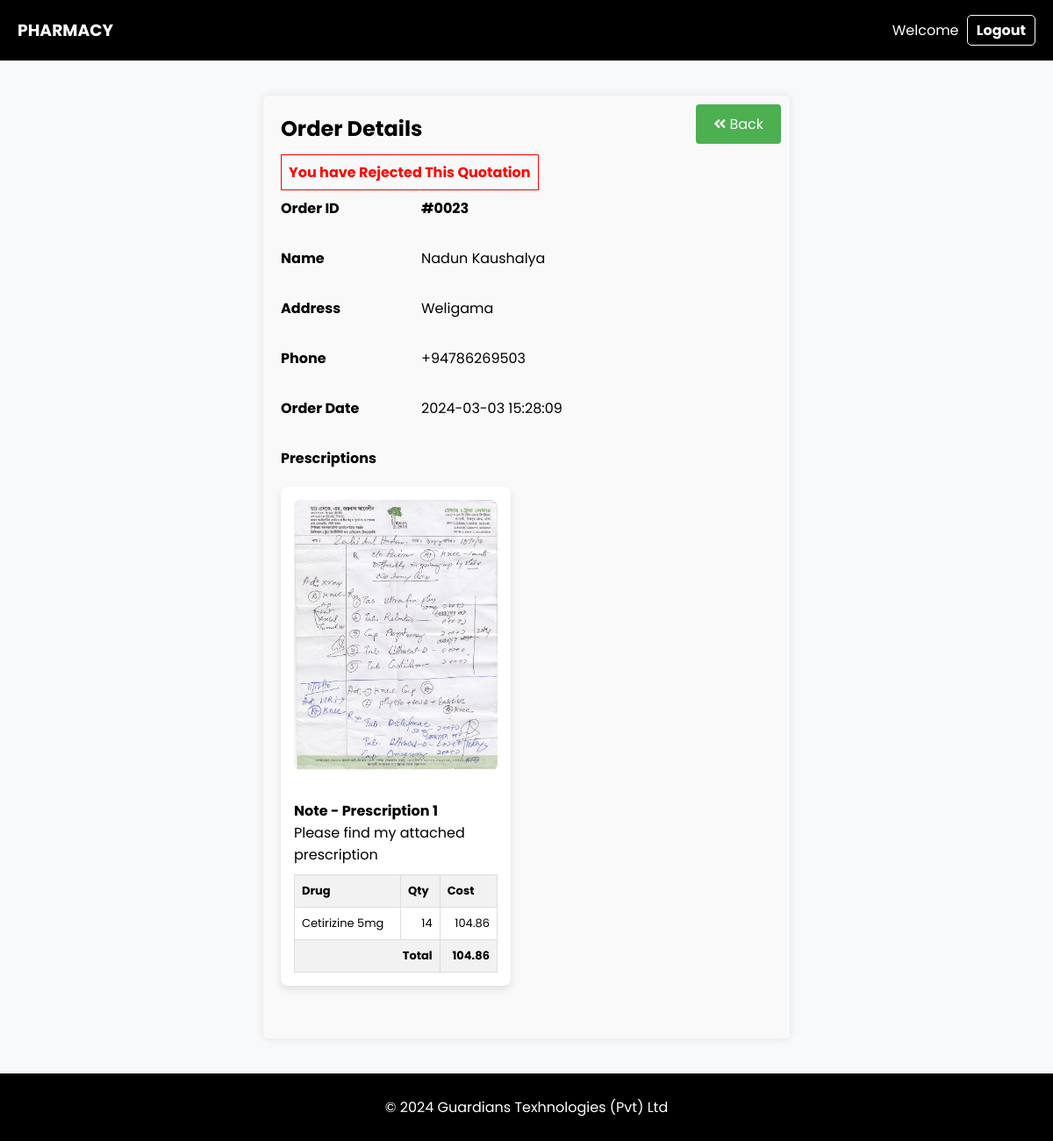
/customer/order_details.php?id=23, run on the app's committed database.
### tables this page shows
CREATE TABLE `orders` (
  `order_id` int(11) NOT NULL,
  `fullname` varchar(255) DEFAULT NULL,
  `address` varchar(255) DEFAULT NULL,
  `phone` varchar(20) DEFAULT NULL,
  `order_by` varchar(255) DEFAULT NULL,
  `order_date` timestamp NOT NULL DEFAULT current_timestamp(),
  `status` varchar(10) DEFAULT NULL,
  `img1` varchar(255) DEFAULT NULL,
  `img2` varchar(255) DEFAULT NULL,
  `img3` varchar(255) DEFAULT NULL,
  `img4` varchar(255) DEFAULT NULL,
  `img5` varchar(255) DEFAULT NULL,
  `note1` varchar(255) DEFAULT NULL,
  `note2` varchar(255) DEFAULT NULL,
  `note3` varchar(255) DEFAULT NULL,
  `note4` varchar(255) DEFAULT NULL,
  `note5` varchar(255) DEFAULT NULL,
  `pres_number` int(11) NOT NULL,
  `email_status` tinyint(1) NOT NULL
);

CREATE TABLE `order_detail` (
  `id` int(11) NOT NULL,
  `order_id` int(11) NOT NULL,
  `prescription` int(11) NOT NULL,
  `drug` int(50) NOT NULL,
  `quantity` int(100) NOT NULL,
  `cost` decimal(10,2) NOT NULL,
  `added_by` varchar(50) NOT NULL,
  `added_date` datetime DEFAULT NULL
);

CREATE TABLE `drugs` (
  `drug_id` int(11) NOT NULL,
  `drug_name` varchar(255) NOT NULL,
  `price` decimal(10,2) NOT NULL
);

### customer/order_details.php (the view, shortened to what this page needs)
<?php
    require '../config/dbconfig.php';
?>
<!DOCTYPE html>
<html lang="en">
<head>
    <link rel="stylesheet" href="style.css">
    <link href="https://cdnjs.cloudflare.com/ajax/libs/font-awesome/5.15.4/css/all.min.css" rel="stylesheet">
</head>
<body>
<?php
    require 'header.php';
?>
    <div class="container-order-details">
        <?php
        $orderID = $_GET['id'];
        $sql = "SELECT `order_id`, `fullname`, `address`, `phone`, `order_date`, `status`, `img1`, `img2`, `img3`, `img4`, `img5`, `note1`, `note2`, `note3`, `note4`, `note5` FROM `orders` WHERE order_id = $orderID";
        $result = $conn->query($sql);
        if ($result->num_rows > 0) {
            $row = $result->fetch_assoc();
            $orderID = str_pad($row["order_id"], 4, '0', STR_PAD_LEFT);
            $status = $row['status'];
            ?>
            <div class="order-details">
                <div class="backbtn"><a href="profile.php"><i class="fas fa-angle-double-left"></i> Back</a></div>
                <h2 style="margin-top: 0px;">Order Details</h2>
                <?php
                    if ($status=='accepted') {
                        $disable = 'disabled style="display:none"';
                        echo '<span style="font-weight: bold; color: #4CAF50; padding: 8px; border: 1px solid #4CAF50;">You Have Accepted This Quotation</span>';
                    } else if ($status=='pending') {
                        $disable = '';
                        echo $statusLable = '';
                    } if ($status=='rejected') {
                        echo '<span style="font-weight: bold; color: red; padding: 8px; border: 1px solid red;">You have Rejected This Quotation</span>';
                    } else {
                        $disable = '';
                        $statusLable = "";
                    }
                ?>
                <div class="order-info">
                    <p><strong>Order ID</strong></p>
                    <p><b><?php echo '#' . str_pad($row['order_id'], 4, '0', STR_PAD_LEFT); ?></b></p>
                </div>
                <div class="order-info">
                    <p><strong>Name</strong></p>
                    <p><?php echo $row['fullname']; ?></p>
                </div>
                <div class="order-info">
                    <p><strong>Address</strong></p>
                    <p><?php echo $row['address']; ?></p>
                </div>
                <div class="order-info">
                    <p><strong>Phone</strong></p>
                    <p><?php echo $row['phone']; ?></p>
                </div>
                <div class="order-info">
                    <p><strong>Order Date</strong></p>
                    <p><?php echo $row['order_date']; ?></p>
                </div>
                <p><strong>Prescriptions</strong></p>
                <div class="prescriptions">
    <?php for ($i = 1; $i <= 5; $i++) {
        $imgColumnName = 'img'.$i;
        $noteColumnName = 'note'.$i;
        if (!empty($row[$imgColumnName]) && !empty($row[$noteColumnName])) { ?>
            <div class="prescription">
                <img src="upload/<?php echo $row[$imgColumnName]; ?>" alt="Prescription Image">
                <p><strong>Note - Prescription <?php echo $i; ?></strong> <br><?php echo $row[$noteColumnName]; ?></p>
                <div class="">
                    <table class="custom-table">
                        <thead>
                            <tr>
                                <th>Drug</th>
                                <th>Qty</th>
                                <th>Cost</th>
                            </tr>
                        </thead>
                        <tbody>
                            <?php
                            $sqlPres = "SELECT order_detail.order_id, drugs.drug_name, order_detail.drug, order_detail.quantity, order_detail.cost
                                    FROM order_detail
                                    INNER JOIN drugs ON drugs.drug_id = order_detail.drug
                                    INNER JOIN orders ON orders.order_id = order_detail.order_id
                                    WHERE order_detail.order_id = $orderID AND prescription = $i";
                            $result = $conn->query($sqlPres);
                            if ($result) {
                                if ($result->num_rows > 0) {
                                    $total = 0;
                                    while($rowPres = $result->fetch_assoc()) {
                                        $stubtotal = $rowPres['quantity'] * $rowPres['cost'];
                                        $total += $stubtotal;
                                        $stubtotal = number_format($stubtotal, 2);
                                        echo "<tr>";
                                        echo "<td>{$rowPres['drug_name']}</td>";
                                        echo "<td style='text-align:right;'>{$rowPres['quantity']}</td>";
                                        echo "<td style='text-align:right;'>{$stubtotal}</td>";
                                        echo "</tr>";
                                    }
                                    $total = number_format($total, 2);
                                    echo "<tr>";
                                    echo "<td colspan='2' style='text-align:right; font-weight:bold;'>Total</td>";
                                    echo "<td style='text-align:right; font-weight:bold;'>{$total}</td>";
                                    echo "</tr>";
                                } else {
                                    echo "<tr><td colspan='3'>No data found</td></tr>";
                                }
                            } else {
                                echo "Error: " . $conn->error;
                            }
                            ?>
                        </tbody>
                    </table>
                </div>
            </div>
    <?php
        }
    } ?>
</div>
            </div>
        <?php } ?>
    </div>
<footer>
    <p>&copy; 2024 Guardians Texhnologies (Pvt) Ltd</p>
</footer>
</body>
</html>

### customer/style.css (style rules this page uses)
body { font-family: 'Poppins', sans-serif; background-color: #f8f9fa; margin: 0; padding: 0; background-image: url('../img/pharmacy.png'); background-size: cover; background-repeat: no-repeat; display: grid; grid-template-rows: auto 1fr auto; min-height: 100vh; margin: 0; }
footer { background-color: #000000; color: #fff; padding: 10px 0; text-align: center; width: 100%; grid-row-end: -1; }
.container-order-details { padding: 20px; width: 50%; margin: 20px auto; }
.order-details { background-color: #f9f9f9; padding: 20px; border-radius: 5px; box-shadow: 0 0 10px rgba(0, 0, 0, 0.1); }
.order-details h2 { margin-bottom: 20px; }
.order-info { display: flex; margin-bottom: 0px; margin-top: 0px; }
.order-info p:first-child { flex: 0 0 150px; margin-right: 10px; }
.order-info p:last-child { flex: 1; }
.prescriptions { display: flex; flex-wrap: wrap; margin: 20px auto; }
.prescription { width: calc(45% - 20px); margin-bottom: 20px; padding: 15px; background-color: #fff; border-radius: 8px; box-shadow: 0 4px 8px rgba(0, 0, 0, 0.1); margin-right: 20px; }
.prescription img { width: 100%; height: auto; border-radius: 8px; margin-bottom: 10px; }
.prescription p { margin-bottom: 10px; }
.order-details { position: relative; }
.backbtn { position: absolute; top: 10px; right: 10px; }
.backbtn a { display: inline-block; padding: 10px 20px; background-color: #4CAF50; color: #fff; text-decoration: none; border-radius: 4px; transition: background-color 0.3s; }
.custom-table { width: 100%; border-collapse: collapse; font-size: 13px; }
.custom-table th, .custom-table td { border: 1px solid #ddd; padding: 8px; text-align: left; }
.custom-table th { background-color: #f2f2f2; }
.custom-table tr:nth-child(even) { background-color: #f2f2f2; }

### data on the page
orders: order_id "0023", fullname "Nadun Kaushalya", address "Weligama", phone "+94786269503", order_date "2024-03-03 15:28:09", img1 (picture), note1 "Please find my attached prescription", total "104.86"
order_detail: drugs.drug_name "Cetirizine 5mg", quantity "14", stubtotal "104.86"
